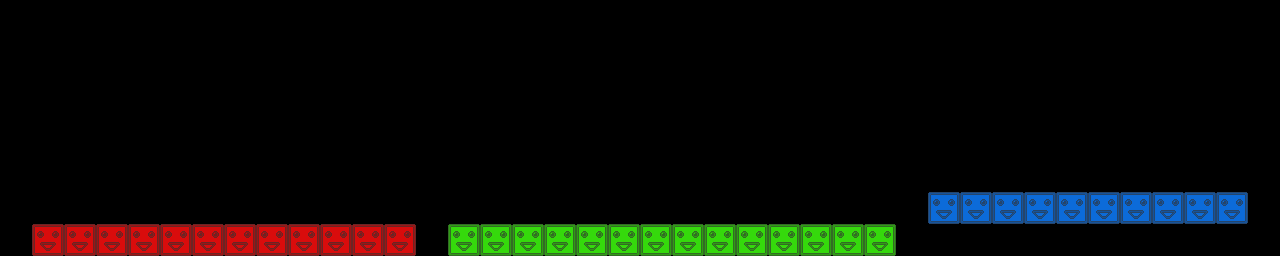

This game map was drawn from its Tiled (.tmx) file and the tilesets committed beside it. A one-line description and the trimmed map source follow:
An orthogonal 40x8 tile map with 32x32 px tiles, 3 tile layers (red, green, blue).

<map version="1.0" tiledversion="1.1.5" orientation="orthogonal" renderorder="right-down" width="40" height="8" tilewidth="32" tileheight="32" infinite="0" nextobjectid="26">
 <tileset firstgid="1" source="blocks.tsx" />
 <layer name="red" width="40" height="8">
  <data>[320 cells, 12 non-empty, 1 distinct tile ids]</data>
 </layer>
 <layer name="green" width="40" height="8">
  <data>[320 cells, 14 non-empty, 1 distinct tile ids]</data>
 </layer>
 <layer name="blue" width="40" height="8">
  <data>[320 cells, 10 non-empty, 1 distinct tile ids]</data>
 </layer>
 <objectgroup name="crystals" />
</map>
